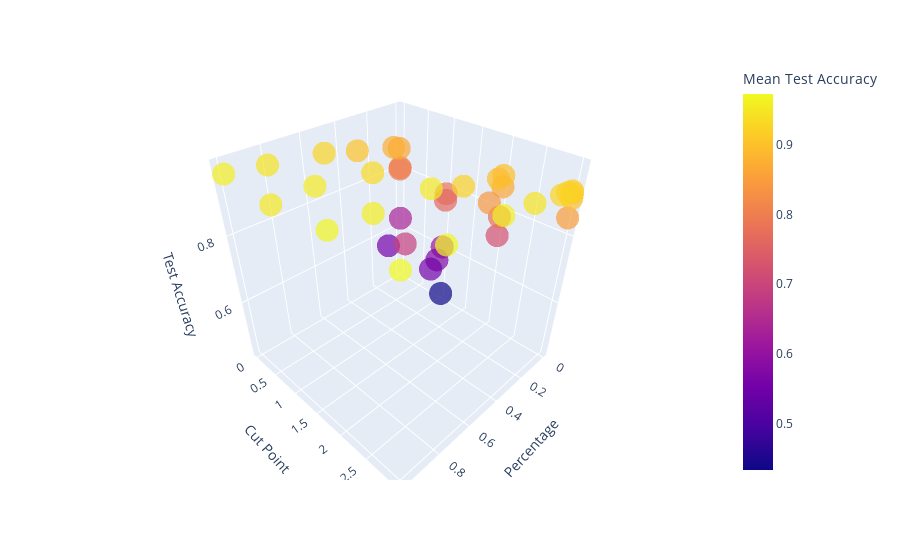

The code cell stored with this chart in its notebook:
### Code cell
# Create a 3D scatter plot
fig = px.scatter_3d(df,
                    x='Percentage',
                    y='Cut Point',
                    z='Mean Test Accuracy',  # or 'Train Accuracy' if you want to visualize training accuracy
                    color='Mean Test Accuracy',  # color scale based on test accuracy
                    size_max=18,
                    opacity=0.7)

# Set axis labels
fig.update_layout(scene=dict(xaxis_title='Percentage',
                             yaxis_title='Cut Point',
                             zaxis_title='Test Accuracy'))

fig.show()

### Figure 1 — Plotly figure (JSON) as saved in the notebook; plotly's stock layout.template omitted (floating-point values rounded to 4 significant figures)
{"data": [{"hovertemplate": "Percentage=%{x}<br>Cut Point=%{y}<br>Mean Test Accuracy=%{marker.color}<extra></extra>", "legendgroup": "", "marker": {"color": [0.6333, 0.433, 0.7247, 0.8497, 0.8043, 0.7829, 0.781, 0.8997, 0.7998, 0.7634, 0.8663, 0.9134, 0.865, 0.6102, 0.8976, 0.9196, 0.8739, 0.5742, 0.8958, 0.9228, 0.5551, 0.5541, 0.8413, 0.9266, 0.9024, 0.6909, 0.9227, 0.9471, 0.927, 0.932, 0.9541, 0.962, 0.9453, 0.9536, 0.9594, 0.9704, 0.9578, 0.9506, 0.9685, 0.9733], "coloraxis": "coloraxis", "opacity": 0.7, "symbol": "circle"}, "mode": "markers", "name": "", "scene": "scene", "showlegend": false, "type": "scatter3d", "x": [0.001, 0.001, 0.001, 0.001, 0.002, 0.002, 0.002, 0.002, 0.005, 0.005, 0.005, 0.005, 0.01, 0.01, 0.01, 0.01, 0.05, 0.05, 0.05, 0.05, 0.1, 0.1, 0.1, 0.1, 0.3, 0.3, 0.3, 0.3, 0.5, 0.5, 0.5, 0.5, 0.8, 0.8, 0.8, 0.8, 1, 1, 1, 1], "y": [0, 1, 2, 3, 0, 1, 2, 3, 0, 1, 2, 3, 0, 1, 2, 3, 0, 1, 2, 3, 0, 1, 2, 3, 0, 1, 2, 3, 0, 1, 2, 3, 0, 1, 2, 3, 0, 1, 2, 3], "z": [0.6333, 0.433, 0.7247, 0.8497, 0.8043, 0.7829, 0.781, 0.8997, 0.7998, 0.7634, 0.8663, 0.9134, 0.865, 0.6102, 0.8976, 0.9196, 0.8739, 0.5742, 0.8958, 0.9228, 0.5551, 0.5541, 0.8413, 0.9266, 0.9024, 0.6909, 0.9227, 0.9471, 0.927, 0.932, 0.9541, 0.962, 0.9453, 0.9536, 0.9594, 0.9704, 0.9578, 0.9506, 0.9685, 0.9733]}], "layout": {"coloraxis": {"colorbar": {"title": {"text": "Mean Test Accuracy"}}, "colorscale": [[0, "#0d0887"], [0.1111, "#46039f"], [0.2222, "#7201a8"], [0.3333, "#9c179e"], [0.4444, "#bd3786"], [0.5556, "#d8576b"], [0.6667, "#ed7953"], [0.7778, "#fb9f3a"], [0.8889, "#fdca26"], [1, "#f0f921"]]}, "legend": {"tracegroupgap": 0}, "margin": {"t": 60}, "scene": {"domain": {"x": [0, 1], "y": [0, 1]}, "xaxis": {"title": {"text": "Percentage"}}, "yaxis": {"title": {"text": "Cut Point"}}, "zaxis": {"title": {"text": "Test Accuracy"}}}}}
